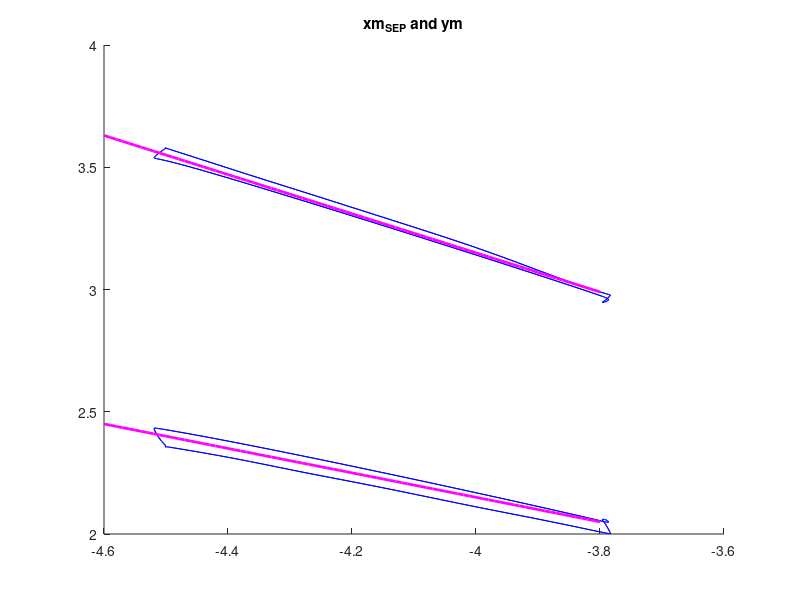
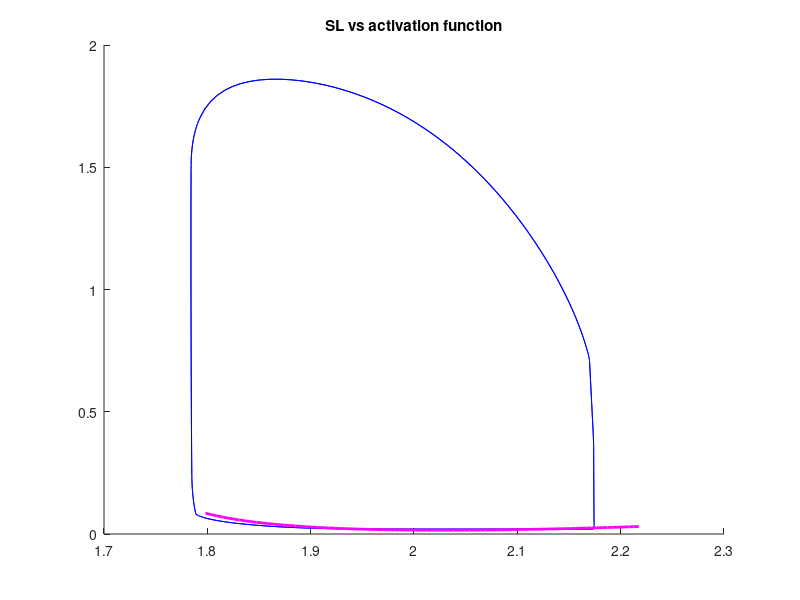
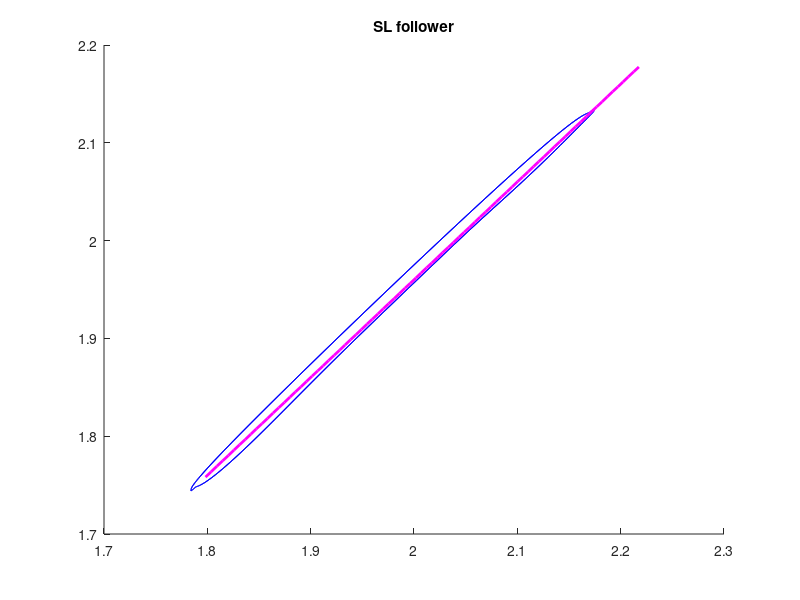
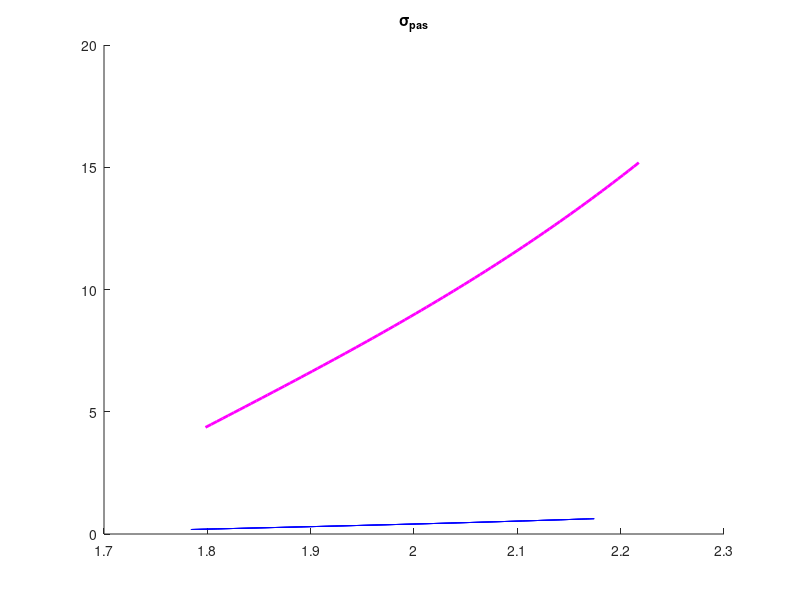

Recreate these plots in MATLAB, in order.


load CVworkspace.mat 

%% Original Triseg passive curve 

Amref = 0.975*80; 
Vw    = 80; 
Vw_s  = 38; 

Lsref = 1.9; 

k_pas = 22; 
L_0 = 1.6; 
L_C = 1.8;
g_1 = 22; 
g_2 = 3; 

k_act = 7.5*96; 
SLrest = 1.51; 
LSEiso = 0.04; 

xm   = -4.6:.01:-3.8; 
xm_s = -0.5 * xm + 0.15; % Plotted xm_LV vs xm_SEP and got approximately this line 
y   = -0.8 * xm - 0.05; % Plotted xm_LV vs ym and got approximately this line

figure(110)
clf
hold on 
plot(xm_LV,xm_SEP,'b')
plot(xm,xm_s,'m','linewidth',2)
plot(xm_LV,ym,'b')
plot(xm,y,'m','linewidth',2)
title('xm_{SEP} and ym')

Vm = (pi/6) .* xm .* (xm.^2 + 3 * y.^2);
Vm_s = (pi/6) .* xm_s .* (xm_s.^2 + 3 * y.^2); 
Am = pi * (xm.^2 + y.^2); 
Cm = 2 * xm ./ (xm.^2 + y.^2); 
z  =  3 .* Cm .* Vw ./ (2 .* Am); 

epsf = (1/2)*log(Am/Amref) - (1/12).*z.^2 - 0.019.*z.^4; 
SLo = Lsref * exp(epsf); 

sigmapas1 = k_pas * (SLo  - L_0)  + g_1 * max(0,SLo - L_C).^g_2;

V_D = -1/2 * Vw - 1/2 * Vw_s + Vm_s - Vm; 


CC = -0.64 * (SLo - 1.75).^0.28 + 0.45 * (SLo - 1) ; %Used curve fitting tool to fit diastolic curve of activation function  

figure(111)
clf
hold on 
plot(SLo_LV,C_LV,'b')
plot(SLo,CC,'m','linewidth',2)
title('SL vs activation function')

SL = SLo - 0.04; % Plotted SLo_LV vs SL_LV and got this line 

figure(112)
clf
hold on 
plot(SLo_LV,SL_LV,'b')
plot(SLo,SL,'m','linewidth',2)
title('SL follower')

sigmaact = k_act .* CC .* (SL - SLrest) .* (SLo - SL) / LSEiso; 
sigma = sigmapas1 + sigmaact; 
Tm = (Vw .* sigma ./ (2 .* Am)) .* (1 + (1/3) * z.^2 + (1/5) * z.^4); 
Tx = Tm .* 2 .* xm .* y ./ (xm.^2  + y.^2); 
P_D = - 2 * Tx ./ y; 

figure(113)
clf
hold on 
plot(SLo_LV,sigmapas_LV,'b')
plot(SLo,sigmapas1,'m','linewidth',2) 
title('\sigma_{pas}')

figure(114) 
clf
hold on 
plot(SLo_LV,V_LV,'b')
plot(SLo,V_D,'m','linewidth',2)
title('SL vs V')

figure(115)
clf
hold on 
plot(SLo_LV,P_LV,'b')
plot(SLo,P_D,'m','linewidth',2)
title('SL vs P')

figure(116)
clf
hold on
plot(V_LV,P_LV,'b')
plot(V_D,P_D,'m','linewidth',2) 
title('PV loop')

figure(117)
clf
hold on 
plot(SLo_LV,sigmaact_LV,'b')
plot(SLo,sigmaact,'m','linewidth',2)
title('\sigma_{act}')

return 
 

%% Scaled passive curve parameters to Amref to predict the same passive curve

epsf_hat = (1/2)*log(Am) - (1/12).*z.^2 - 0.019.*z.^4; 

Lsref_hat = Lsref /sqrt(Amref); 

SLo_hat = Lsref_hat * exp(epsf_hat); 

% k_pas_hat = k_pas / sqrt(Amref); 
% L_0_hat = L_0 * sqrt(Amref); 
% g_1_hat = g_1 / sqrt(Amref)^g_2;
% L_C_hat = L_C * sqrt(Amref); 

%sigmapas2 = k_pas_hat * (SLo_hat  - L_0_hat)  + g_1_hat * max(0,SLo_hat - L_C_hat).^g_2;
sigmapas2 = k_pas * (SLo_hat  - L_0)  + g_1 * max(0,SLo_hat - L_C).^g_2;


figure(113)
hold on  
plot(SLo_hat,sigmapas2,'r')

%% Redoing the first part with new 





